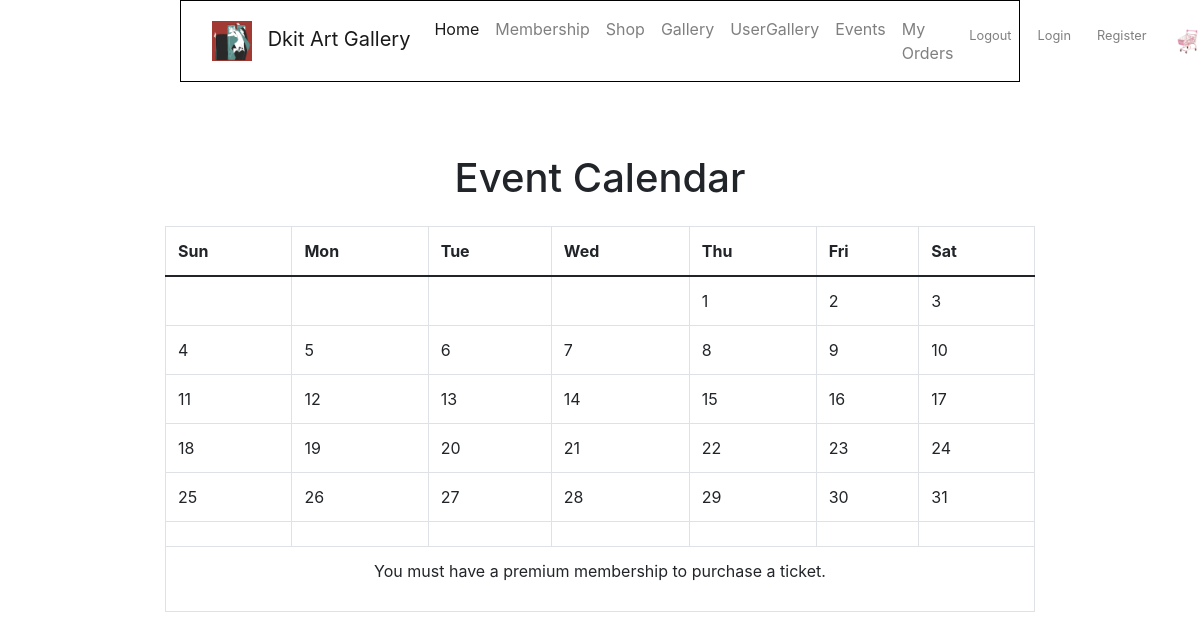
/view/event.php, run on an earlier commit of the app's database.
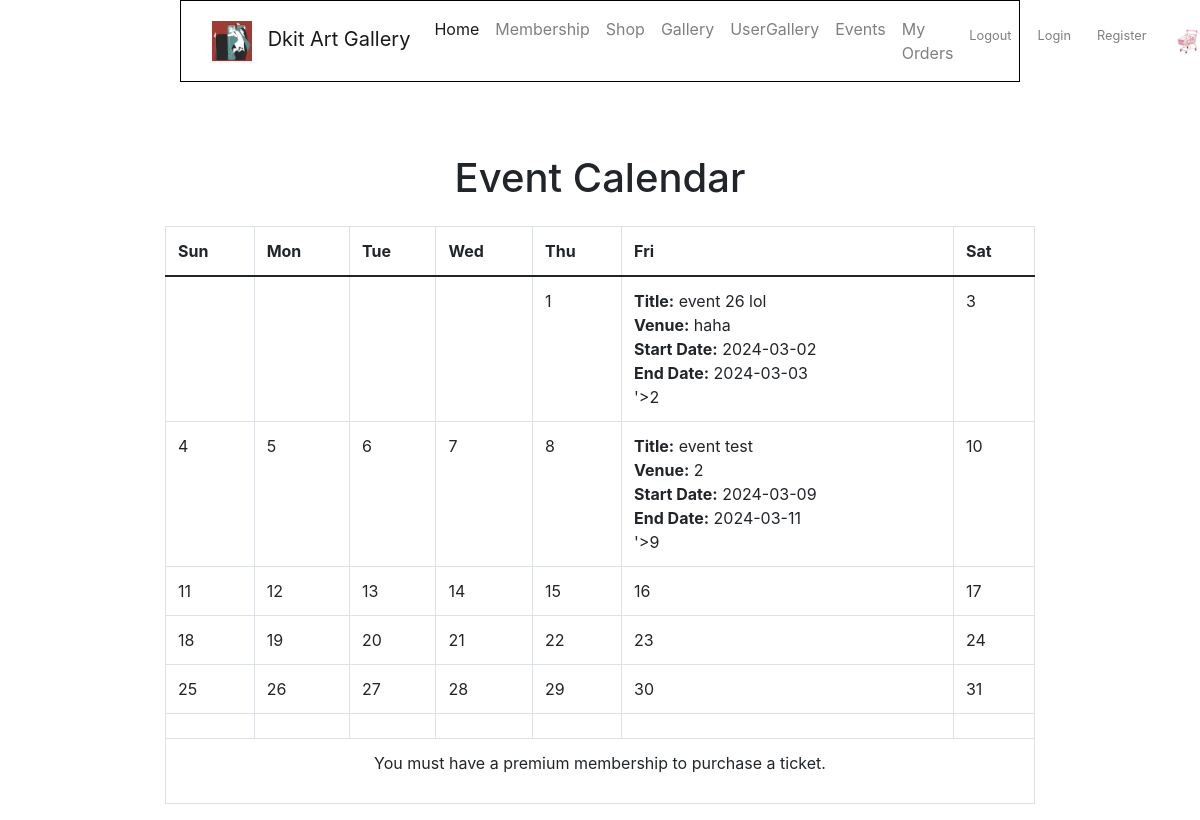
And on a later commit of the database.
### tables this page shows
CREATE TABLE `event` (
                         `id` int(11) NOT NULL,
                         `title` varchar(50) NOT NULL,
                         `venue` varchar(500) NOT NULL,
                         `start_date` date NOT NULL,
                         `end_date` date NOT NULL,
                         `month` int(11) NOT NULL
);

### model/getEvents.php (called while the page is built, shortened)
<?php
require_once 'databaseConnection.php';
function getEvents() {
    global $db;
    $events = [];
    try {
        $query = "SELECT * FROM event";
        $stmt = $db->prepare($query);
        $stmt->execute();
        $events = $stmt->fetchAll(PDO::FETCH_ASSOC);
    } catch (PDOException $e) {
        echo "Error: " . $e->getMessage();
    }
    return $events;
}
?>

### view/event.php (the view, shortened to what this page needs)
<?php
include "../view/nav.php";
include'../view/header.php';
require_once '../model/getEvents.php';
$month = isset($month) ? $month : date('m');
$year = isset($year) ? $year : date('Y');
$events = getEvents();
?>
</head>
<body>
<div class="container">
    <h1 class="text-center mt-5 mb-4">Event Calendar</h1>
    <div class="row justify-content-center">
        <div class="col-md-10">
            <table id="calendarTable" class="table table-bordered calendar">
                <thead>
                <tr>
                    <th>Sun</th>
                    <th>Mon</th>
                    <th>Tue</th>
                    <th>Wed</th>
                    <th>Thu</th>
                    <th>Fri</th>
                    <th>Sat</th>
                </tr>
                </thead>
                <tbody>
                <?php
                $numDays = date('t', mktime(0, 0, 0, $month, 1, $year));
                $firstDay = date('N', mktime(0, 0, 0, $month, 1, $year));
                echo "<tr>";
                for ($i = 1; $i < $firstDay; $i++) {
                    echo '<td></td>';
                }
                for ($day = 1; $day <= $numDays; $day++) {
                    $event_found = false;
                    $event_info = "";
                    foreach ($events as $event) {
                        $event_date = date('d', strtotime($event['start_date']));
                        if ($event_date == $day) {
                            $event_info .= "<div class='event-details'>";
                            $event_info .= "<strong>Title:</strong> {$event['title']}<br>";
                            $event_info .= "<strong>Venue:</strong> {$event['venue']}<br>";
                            $event_info .= "<strong>Start Date:</strong> {$event['start_date']}<br>";
                            $event_info .= "<strong>End Date:</strong> {$event['end_date']}<br>";
                            $event_info .= "</div>";
                            $event_found = true;
                            break;
                        }
                    }
                    if (!$event_found) {
                        $event_info = "";
                    }
                    echo "<td class='calendar-day' data-toggle='tooltip' title='" . $event_info . "'>$day</td>";
                    if (date('N', mktime(0, 0, 0, $month, $day, $year)) == 7) {
                        echo '</tr><tr>';
                    }
                }
                $remainingDays = 7 - (date('N', mktime(0, 0, 0, $month, $numDays, $year)) % 7);
                for ($i = 0; $i < $remainingDays; $i++) {
                    echo '<td></td>';
                }
                ?>
                <tr>
                    <td colspan="7" class="text-center">
                        <?php
                        if ($_SESSION['userType'] === 'premium') {
                            echo '<a href="../controller/index.php?action=purchaseTicket" class="btn btn-primary">Purchase Ticket</a>';
                        } else {
                            echo '<p>You must have a premium membership to purchase a ticket.</p>';
                        }
                        ?>
                    </td>
                </tr>
                </tbody>
            </table>
        </div>
    </div>
</div>
</body>
</html>

What changed in the data, as far as the page shows it:
added event: title "event 26 lol", venue "haha", start_date "2024-03-02", end_date "2024-03-03"
added event: title "event test", venue "2", start_date "2024-03-09", end_date "2024-03-11"
